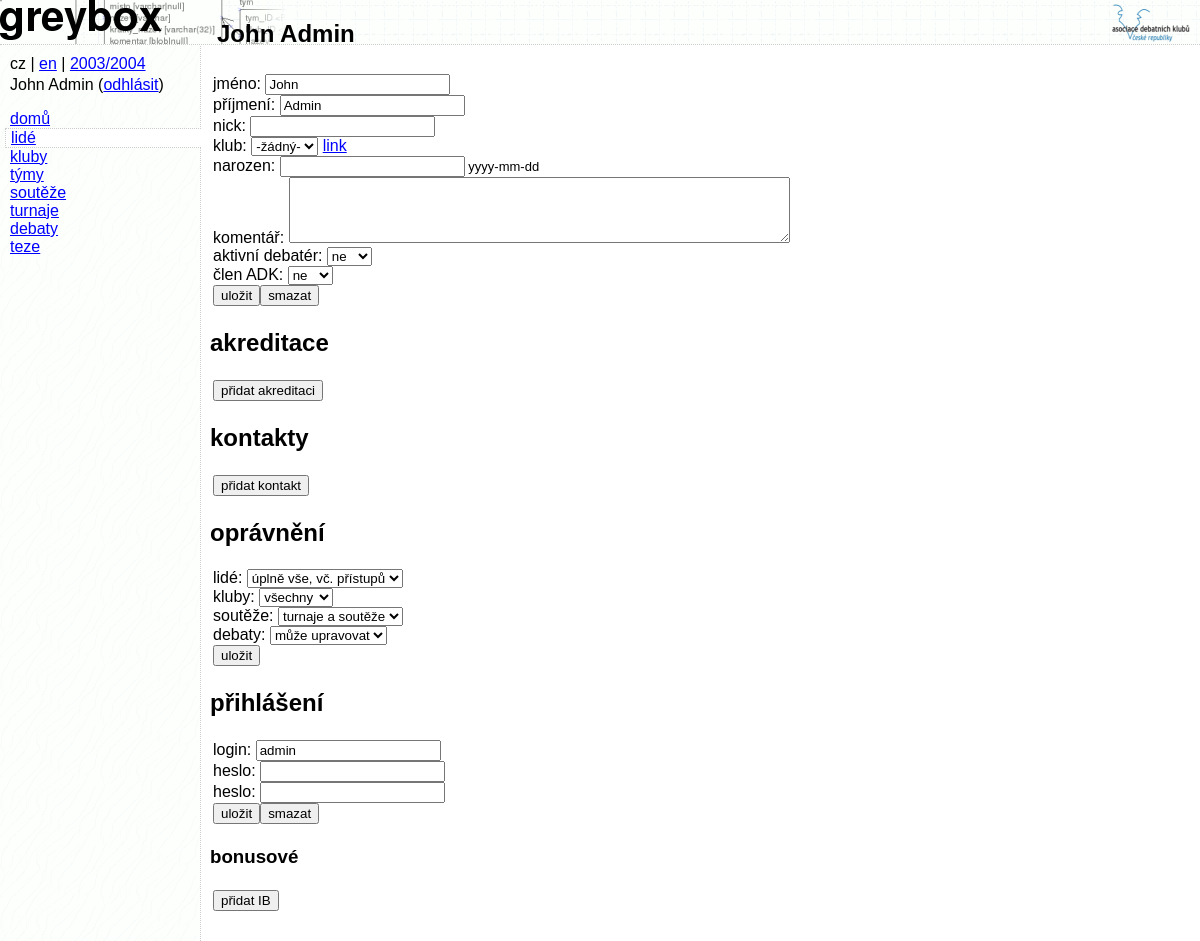
Screenshot of /?page=clovek&clovek_id=1 (signed in) with the database file from the repository.
### tables this page shows
CREATE TABLE clovek (
  clovek_ID int(10) unsigned NOT NULL auto_increment,
  jmeno varchar(40) NOT NULL default '',
  nick varchar(60) default NULL,
  prijmeni varchar(60) NOT NULL default '',
  narozen date default NULL,
  klub_ID int(10) unsigned default NULL,
  debater tinyint(1) NOT NULL default '0',
  clen tinyint(1) NOT NULL default '0',
  komentar text,
  prava_lidi tinyint(3) unsigned NOT NULL default '0',
  prava_kluby tinyint(3) unsigned NOT NULL default '0',
  prava_souteze tinyint(3) unsigned NOT NULL default '0',
  prava_debaty tinyint(3) unsigned NOT NULL default '0',
  PRIMARY KEY  (clovek_ID),
  KEY klub_ID (klub_ID),
  KEY prijmeni (prijmeni,jmeno,nick),
  constraint fk_clovek_klub foreign key (klub_ID) references klub (klub_ID) on delete restrict
) TYPE=InnoDB CHARSET=utf8 COLLATE=utf8_czech_ci;

### index.php (called while the page is built, shortened)
<?php
include_once("lib/cpykhen.inc");
include_once("lib/page.inc");
$GLOBALS["page"]->render();
?>

### lib/cpdb.inc (called while the page is built, shortened)
<?php
function cpdb_bind($query, $args = array()) {
	$repl_from = $repl_to = array();
	foreach ($args as $key => $value) {
		$repl_from[] = $key;
		if (!is_int($value)) {
			if ($value == "" || is_null($value)) {
				$repl_to[] = "NULL";
			} else {
				$repl_to[] = "'" . mysql_real_escape_string($value) . "'";
			}
		} else {
			$repl_to[] = $value;
		}
	}
	return str_replace($repl_from, $repl_to, $query);
}
function cpdb_fetch_one_row ($query, $args, & $row) {
	$my_res = mysql_query(cpdb_bind($query, $args), $GLOBALS["dblink"]);
	if ($row = mysql_fetch_array($my_res)) {
		return true;
	} else {
		$row = NULL;
		return false;
	}
}
?>

### lib/cphtml.inc (the view, shortened to what this page needs)
<?php
function cphs_tag_start($name, $attr = array()) {
	$t = "<" . $name;
	foreach ($attr as $key => $value) {
		$t .= " " . $key . "=\"" . htmlspecialchars(is_array($value) ? implode(" ",$value) : $value) . "\"";
	}
	$t .= ">";
	return $t;
}
function cph_tag_start($name, $attr = array()) {
	echo cphs_tag_start($name, $attr);
}
function cphs_tag_end($name) {
	return "</" . $name . ">";
}
function cph_tag_end($name) {
	echo cphs_tag_end($name);
}
function cphs_tag_single($name, $attr = array()) {
	$t =  "<" . $name;
	foreach ($attr as $key => $value) {
		$t .= " " . $key . "=\"" . htmlspecialchars($value) . "\"";
	}
	$t .= " />";
	return $t;
}
function cph_tag_single($name, $attr = array()) {
	echo cphs_tag_single($name, $attr);
}
function cphs_tag($name, $attr, $content) {
	$t = cphs_tag_start($name, $attr);
	$t .= $content;
	$t.= cphs_tag_end($name);
	return $t;
}
function cph_tag($name, $attr, $content) {
	echo cphs_tag($name, $attr, $content);
}
function cph_br() {
	echo "<br />\n";
}
function cphs_link($href, $text,$attr = array()) {
	return cphs_tag("a",array_merge(array("href"=>$href), $attr), $text);
}
function cph_link($href, $text,$attr = array()) {
	echo cphs_link($href, $text, $attr);
}
?>

### lib/cpykhen.inc (shortened to what this page needs)
<?php
include_once("cpdb.inc");
include_once("cphtml.inc");
class cpykhen {
	var $form;
	function cpykhen() {
		$this->form = array();
	}
	function load_this($values) {
		foreach ($this->form as $element=>$neco) {
			$this->form[$element]->load_this($values);
		}
	}
	function load_new() {
		foreach ($this->form as $element=>$neco) {
			$this->form[$element]->load_new();
		}
	}
	function init_force() {
		foreach ($this->form  as $element=>$neco) {
			$this->form[$element]->init();
		}
	}
	function render() {
		foreach ($this->form as $element=>$neco) {
			$this->form[$element]->render();
		}
	}
}
class cfutral {
	var $field;
	function load_this($values) {
		$this->value = $values[$this->field];
	}
}
class cpf_text extends cfutral {
	var $tx;
	function cpf_text($content, $attr = array()) {
		$this->tx = $content;
		$this->attr = $attr;
	}
	function render() {
		if ($this->attr != array()) {
			cph_tag("span", $this->attr, $this->tx);
		} else {
			echo $this->tx;
		}
	}
}
class cpf_nl extends cfutral {
	function render() {
		cph_br();
	}
}
class cpf_db_listbox_array extends cfutral {
	var $domain;
	function cpf_db_listbox_array($name, $domain, $field = "__", $attr = array()) {
		$this->domain = $domain;
		if ($field == "__") {
			$this->field = $name;
		} else {
			$this->field = $field;
		}
	}
	function render() {
		foreach ($this->domain as $key => $caption) {
			if ($key == $this->value) {
				cph_tag("option",array("value" => $key, "selected" => "selected"), htmlspecialchars($caption));
			} else {
				cph_tag("option",array("value" => $key), htmlspecialchars($caption));
			}
		}
	}
}
class cpf_db_listbox extends cpf_db_listbox_array {
	function cpf_db_listbox($name, $domain, $field = "__", $attr = array()) {
		if ($field == "__") {
			$this->field = $name;
		} else {
			$this->field = $field;
		}
	}
}
?>

### rows the page displays
clovek: debater "ne", clen "ne", prava_lidi "úplně vše, vč. přístupů", prava_kluby "všechny", prava_souteze "turnaje a soutěže", prava_debaty "může upravovat"

### other values shown
$this->title "John Admin"
$this->lang_block "cz | en"
$this->season_block "2003/2004"
$this->login_block "John Admin ( odhlásit )"
$links "domů lidé kluby týmy soutěže turnaje debaty teze"
$this->tx "jméno:"
$this->tx "příjmení:"
$this->tx "nick:"
$this->tx "klub:"
$this->tx "narozen:"
cphs_tag($name, $attr, $content) "yyyy-mm-dd"
$this->tx "komentář:"
$this->tx "aktivní debatér:"
$this->tx "člen ADK:"
cphs_tag($name, $attr, $content) "akreditace kontakty oprávnění přihlášení bonusové"
